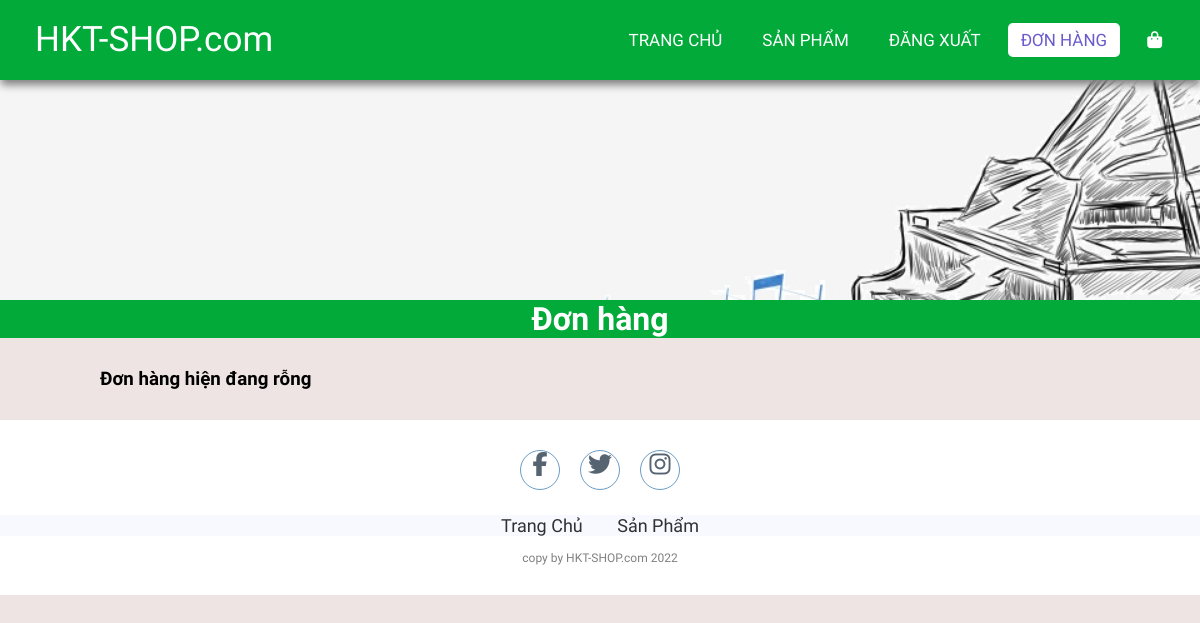
The page /order.php (signed in) on the database as committed earlier.
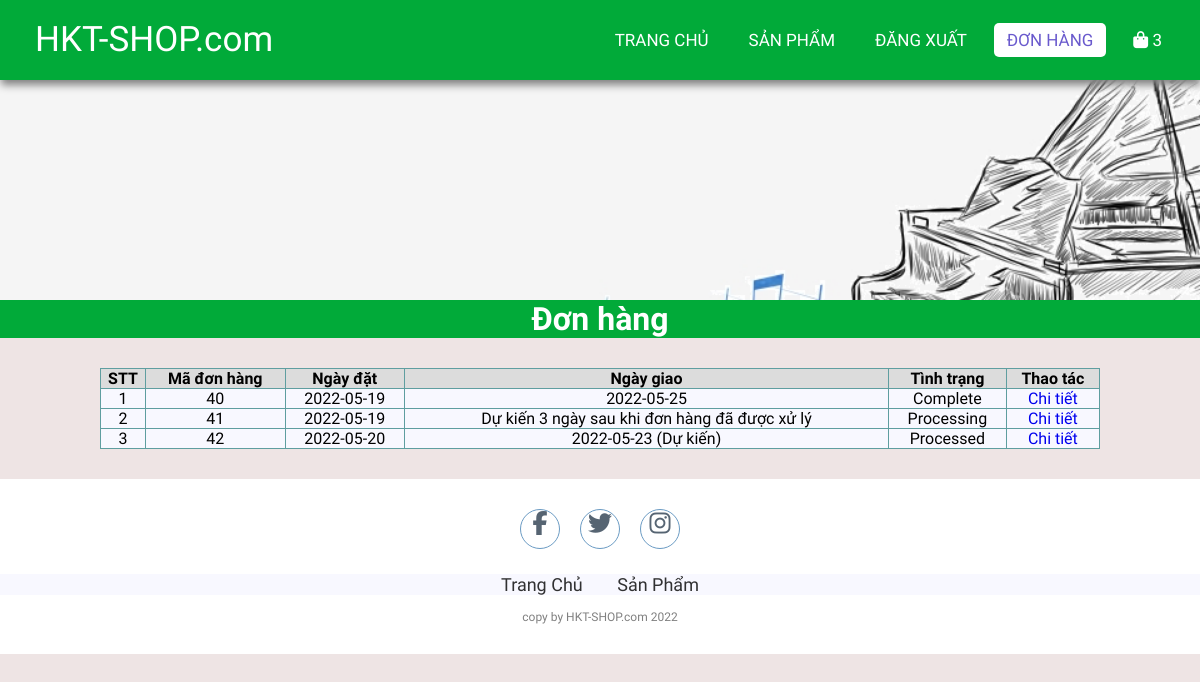
The same page on the database as committed later.
### tables this page shows
CREATE TABLE `orders` (
  `id` int(11) NOT NULL,
  `userId` int(11) NOT NULL,
  `createdDate` date NOT NULL,
  `receivedDate` date DEFAULT NULL,
  `status` varchar(20) NOT NULL
);

### lib/database.php (called while the page is built, shortened)
<?php
class Database extends PDO
{
  public $host   = DB_HOST;
  public $user   = DB_USER;
  public $pass   = DB_PASS;
  public $dbname = DB_NAME;
  public $link;
  private function connectDB()
  {
    $this->link = new mysqli(
      $this->host,
      $this->user,
      $this->pass,
      $this->dbname
    );
  }
  public function select($query)
  {
    $result = $this->link->query($query);
    if ($result->num_rows > 0) {
      return $result;
    } else {
      return false;
    }
  }
}

### lib/session.php (called while the page is built, shortened)
<?php
class Session
{
   public static function get($key)
   {
      if (isset($_SESSION[$key])) {
         return $_SESSION[$key];
      } else {
         return false;
      }
   }
}

### classes/order.php (called while the page is built, shortened)
<?php
$filepath = realpath(dirname(__FILE__));
include_once($filepath . '/../lib/database.php');
include_once($filepath . '/../lib/session.php');
include_once($filepath . '/../classes/cart.php');
?>
<?php
class order
{
    private $db;
    public function __construct()
    {
        $this->db = new Database();
    }
    public function getOrderByUser()
    {
        $userId = Session::get('userId');
        $query = "SELECT * FROM orders WHERE userId = '$userId' ";
        $mysqli_result = $this->db->select($query);
        if ($mysqli_result) {
            $result = mysqli_fetch_all($this->db->select($query), MYSQLI_ASSOC);
            return $result;
        }
        return false;
    }
}
?>

### classes/cart.php (called while the page is built, shortened)
<?php
$filepath = realpath(dirname(__FILE__));
include_once($filepath . '/../lib/database.php');
include_once($filepath . '/../lib/session.php');
?>
<?php
class cart
{
    private $db;
    public function __construct()
    {
        $this->db = new Database();
    }
    public function getTotalQtyByUserId()
    {
        $userId = Session::get('userId');
        $query = "SELECT SUM(qty) as total FROM cart WHERE userId = '$userId' ";
        $mysqli_result = $this->db->select($query);
        if ($mysqli_result) {
            $result = mysqli_fetch_all($this->db->select($query), MYSQLI_ASSOC)[0];
            return $result;
        }
        return false;
    }
}
?>

### order.php (the view, shortened to what the changed rows need)
<?php
include_once 'lib/session.php';
include 'classes/order.php';
include_once 'classes/cart.php';
$cart = new cart();
$totalQty = $cart->getTotalQtyByUserId();
$order = new order();
$result = $order->getOrderByUser();
?>
<!DOCTYPE html>
<html lang="en">
<head>
    <link rel="stylesheet" href="./css/style.css">
    <link rel="stylesheet" href="https://cdnjs.cloudflare.com/ajax/libs/font-awesome/5.15.4/css/all.min.css">
</head>
<body>
    <nav>
        <ul>
            <li>
                <a href="checkout.php">
                    <i class="fa fa-shopping-bag"></i>
                    <span class="sumItem">
                        <?= $totalQty['total'] ?>
                    </span>
                </a>
            </li>
        </ul>
    </nav>
    <div class="featuredProducts">
        <h1>Đơn hàng</h1>
    </div>
    <div class="container-single">
        <?php if ($result) { ?>
            <table class="order">
                <tr>
                    <th>STT</th>
                    <th>Mã đơn hàng</th>
                    <th>Ngày đặt</th>
                    <th>Ngày giao</th>
                    <th>Tình trạng</th>
                    <th>Thao tác</th>
                </tr>
                <?php $count = 1;
                foreach ($result as $key => $value) { ?>
                    <tr>
                        <td><?= $count++ ?></td>
                        <td><?= $value['id'] ?></td>
                        <td><?= $value['createdDate'] ?></td>
                        <td><?= ($value['status'] != "Processing") ? $value['receivedDate'] : "Dự kiến 3 ngày sau khi đơn hàng đã được xử lý" ?> <?=  ($value['status'] != "Complete" && $value['status'] != "Processing") ? "(Dự kiến)" : "" ?> </td>
                        <?php
                        if ($value['status'] == 'Delivering') { ?>
                            <td>
                                <a href="complete_order.php?orderId=<?= $value['id'] ?>">Đang giao (Click vào để xác nhận đã nhận)</a>
                            </td>
                            <td>
                                <a href="orderdetail.php?orderId=<?= $value['id'] ?>">Chi tiết</a>
                            </td>
                        <?php } else { ?>
                            <td>
                                <?= $value['status'] ?>
                            </td>
                            <td>
                                <a href="orderdetail.php?orderId=<?= $value['id'] ?>">Chi tiết</a>
                            </td>
                        <?php }
                        ?>
                    </tr>
                <?php } ?>
            </table>
        <?php } else { ?>
            <h3>Đơn hàng hiện đang rỗng</h3>
        <?php } ?>
    </div>
</body>
</html>

Rows that differ between the two databases and show on the page:
added orders: id "40", createdDate "2022-05-19", receivedDate "2022-05-25", status "Complete"
added orders: id "41", createdDate "2022-05-19", shows "Dự kiến 3 ngày sau khi đơn hàng đã được xử lý", status "Processing"
added orders: id "42", createdDate "2022-05-20", receivedDate "2022-05-23", shows "(Dự kiến)", status "Processed"
Other text that changed with them:
$totalQty['total']: (not shown) → "3"
text no longer shown: "Đơn hàng hiện đang rỗng"
text now shown: "STT Mã đơn hàng Ngày đặt Ngày giao Tình trạng Thao tác"
